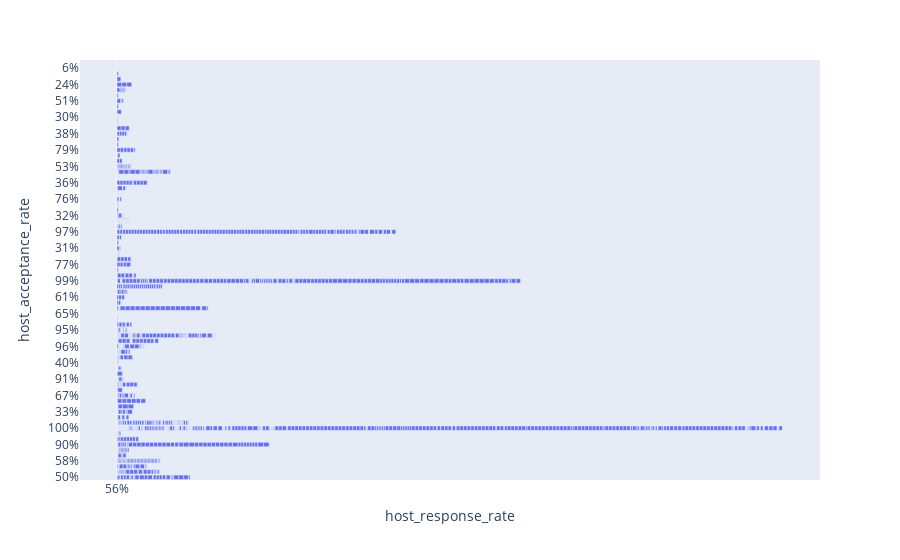

This figure's notebook cell:
### Code cell
import plotly.express as px 
df=px.data.tips()
fig=px.bar(data[data['neighbourhood_cleansed']== 'Camden'],x='host_response_rate',y='host_acceptance_rate', orientation='h')
fig

### Figure 1 — Plotly figure (JSON) as saved in the notebook; plotly's stock layout.template omitted (floating-point values rounded to 4 significant figures; data arrays with more than 128 entries replaced by an {"elided": "..."} marker saying what was removed)
{"data": [{"alignmentgroup": "True", "hovertemplate": "host_response_rate=%{x}<br>host_acceptance_rate=%{y}<extra></extra>", "legendgroup": "", "marker": {"color": "#636efa", "pattern": {"shape": ""}}, "name": "", "offsetgroup": "", "orientation": "h", "showlegend": false, "textposition": "auto", "type": "bar", "x": {"elided": "2399 str values"}, "xaxis": "x", "y": {"elided": "2399 str values"}, "yaxis": "y"}], "layout": {"barmode": "relative", "legend": {"tracegroupgap": 0}, "margin": {"t": 60}, "xaxis": {"anchor": "y", "domain": [0, 1], "title": {"text": "host_response_rate"}}, "yaxis": {"anchor": "x", "domain": [0, 1], "title": {"text": "host_acceptance_rate"}}}}
